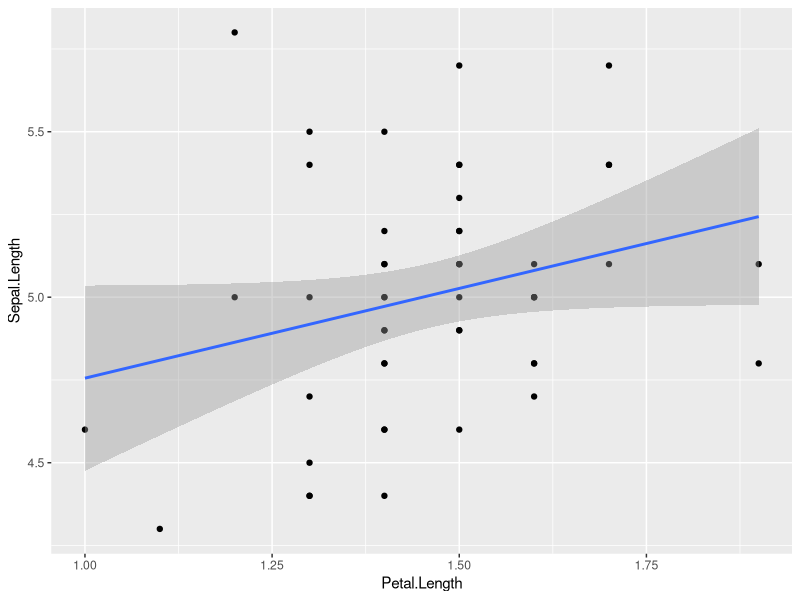

R code for this plot:
library(dplyr)

iris_data <- iris

iris_setosa <- iris |>
  filter(Species == "setosa")

iris_versicolor <- iris |>
  filter(Species == "versicolor")

library(ggplot2)

ggplot(iris_setosa, aes(x = Petal.Length, y = Sepal.Length)) +
  geom_point() +
  geom_smooth(method = "lm")